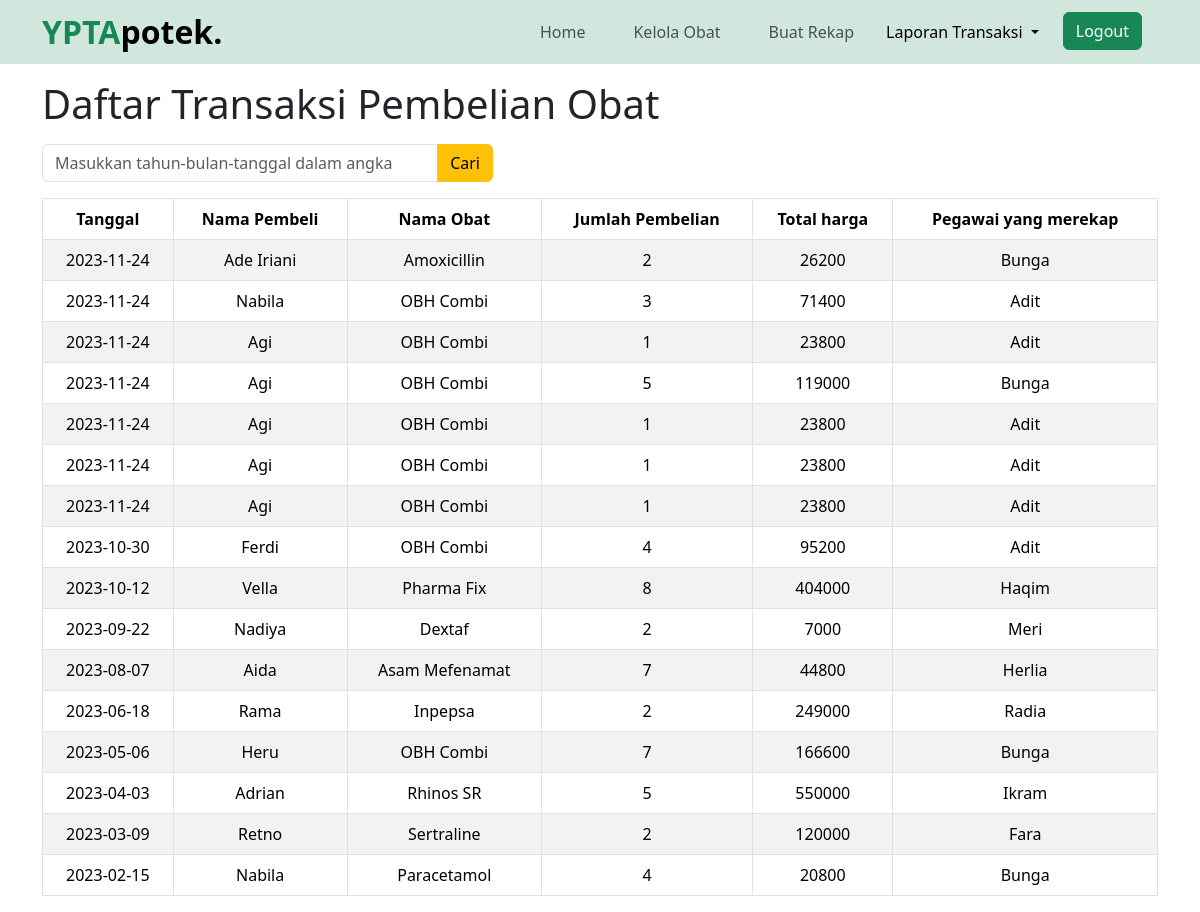
Screenshot of /beli.php (signed in) with the database file from the repository.
### tables this page shows
CREATE TABLE `beli` (
  `id_beli` int(11) NOT NULL,
  `tgl_beli` date NOT NULL,
  `jml_beli` int(11) NOT NULL,
  `id_obat` int(11) NOT NULL,
  `id_pembeli` int(11) NOT NULL,
  `id_pegawai` int(11) DEFAULT NULL
);

CREATE TABLE `pembeli` (
  `id_pembeli` int(11) NOT NULL,
  `nama_pembeli` varchar(30) DEFAULT NULL,
  `alamat` varchar(30) DEFAULT NULL,
  `no_telp` varchar(30) DEFAULT NULL
);

CREATE TABLE `obat` (
  `id_obat` int(11) NOT NULL,
  `nama_obat` varchar(30) DEFAULT NULL,
  `harga_obat` int(11) DEFAULT NULL,
  `stok_obat` int(11) DEFAULT NULL,
  `jenis_obat` varchar(30) DEFAULT NULL
);

CREATE TABLE `pegawai` (
  `id_pegawai` int(11) NOT NULL,
  `nama_pegawai` varchar(30) DEFAULT NULL,
  `no_telp` varchar(30) DEFAULT NULL
);

### functions.php (called while the page is built, shortened)
<?php
$conn = mysqli_connect("localhost", "root", "", "tubes");
function query($query)
{
    global $conn;
    $result = mysqli_query($conn, $query);
    $rows = [];
    while ($row = mysqli_fetch_assoc($result)) {
        $rows[] = $row;
    }
    return $rows;
}
function namaObat($id_obat)
{
    global $conn;
    $query = "SELECT obat.nama_obat
                FROM beli
                JOIN obat ON beli.id_obat = obat.id_obat
                WHERE beli.id_obat = $id_obat;
            ";
    $result = mysqli_query($conn, $query);
    $nama_obat = "";
    if ($result) {
        while ($row = mysqli_fetch_assoc($result)) {
            if ($row) {
                $nama_obat = $row['nama_obat'];
            }
        }
    } else {
        echo "Query error" . mysqli_error($conn);
    }
    return $nama_obat;
}
function namaPembeli($id_pembeli)
{
    global $conn;
    $query = "SELECT pembeli.nama_pembeli
                FROM beli
                JOIN pembeli ON beli.id_pembeli = pembeli.id_pembeli
                WHERE beli.id_pembeli = $id_pembeli;
            ";
    $result = mysqli_query($conn, $query);
    $nama_pembeli = "";
    if ($result) {
        while ($row = mysqli_fetch_assoc($result)) {
            if ($row) {
                $nama_pembeli = $row['nama_pembeli'];
            }
        }
    } else {
        echo "Query error" . mysqli_error($conn);
    }
    return $nama_pembeli;
}
function namaPegawai($id_pegawai)
{
    global $conn;
    $query = "SELECT pegawai.nama_pegawai
                FROM beli
                JOIN pegawai ON beli.id_pegawai = pegawai.id_pegawai
                WHERE beli.id_pegawai = $id_pegawai;
            ";
    $result = mysqli_query($conn, $query);
    $nama_pegawai = "";
    if ($result) {
        while ($row = mysqli_fetch_assoc($result)) {
            if ($row) {
                $nama_pegawai = $row['nama_pegawai'];
            }
        }
    } else {
        echo "Query error" . mysqli_error($conn);
    }
    return $nama_pegawai;
}
function totalHarga($id_obat, $jml_beli)
{
    global $conn;
    $query = "SELECT (beli.jml_beli * obat.harga_obat) AS total_harga
                FROM beli
                JOIN obat ON beli.id_obat = obat.id_obat
                WHERE beli.id_obat = $id_obat AND beli.jml_beli = $jml_beli;
            ";
    $result = mysqli_query($conn, $query);
    $total_harga = 0;
    if ($result) {
        $row = mysqli_fetch_assoc($result);
        if ($row) {
            $total_harga = $row['total_harga'];
        }
    } else {
        echo "Query error: " . mysqli_error($conn);
    }
    return $total_harga;
}

### beli.php (the view, shortened to what this page needs)
<?php
require 'functions.php';
$beli = query("SELECT * FROM beli ORDER BY tgl_beli DESC ");
?>
<!doctype html>
<html lang="en">
<head>
    <link href="https://cdn.jsdelivr.net/npm/bootstrap@5.3.2/dist/css/bootstrap.min.css" rel="stylesheet">
    <link rel="stylesheet" href="https://cdn.jsdelivr.net/npm/bootstrap-icons@1.11.1/font/bootstrap-icons.css">
</head>
<body>
    <nav class="navbar navbar-expand-lg navbar-light bg-success-subtle sticky-top">
        <div class="container">
            <a class="navbar-brand p-0 m-0 fs-2 fw-bold" href="#"><span class="text-success ">YPTA</span>potek.</a>
            <div class="collapse navbar-collapse" id="navbarNav">
                <ul class="navbar-nav ms-auto">
                    <li class="nav-item ps-3 pe-3">
                        <a class="nav-link " aria-current="page" href="index.php">Home</a>
                    </li>
                    <li class="nav-item ps-3 pe-3">
                        <a class="nav-link " href="obat.php">Kelola Obat</a>
                    </li>
                    <li class="nav-item ps-3 pe-3">
                        <a class="nav-link " href="rekap.php">Buat Rekap</a>
                    </li>
                    <li class="nav-item dropdown">
                        <a class="nav-link active dropdown-toggle" href="#" role="button" data-bs-toggle="dropdown" aria-expanded="false">
                            Laporan Transaksi
                        </a>
                    </li>
                    <li class="nav-item ps-3 pe-3">
                        <form action="logout_admin.php" method="post">
                            <button class="btn btn-success" type="submit" name="logout" onclick="return confirm('Keluar?');">Logout</button>
                        </form>
                    </li>
                </ul>
            </div>
        </div>
    </nav>
    <div class="container">
        <h1 class="mt-3 mb-3">Daftar Transaksi Pembelian Obat</h1>
        <div class="row">
            <div class="col-md-5">
                <form action="" method="post">
                    <div class="input-group mb-3">
                        <input type="text" name="keyword" class="form-control" placeholder="Masukkan tahun-bulan-tanggal dalam angka" autocomplete="off">
                        <button class="btn btn-warning" type="submit" name="cari">Cari</button>
                    </div>
                </form>
            </div>
        </div>
        <table class="table table-striped table-hover table-bordered text-center">
            <thead>
                <tr>
                    <th scope="col">Tanggal</th>
                    <th scope="col">Nama Pembeli</th>
                    <th scope="col">Nama Obat</th>
                    <th scope="col">Jumlah Pembelian</th>
                    <th scope="col">Total harga</th>
                    <th scope="col">Pegawai yang merekap</th>
                </tr>
            </thead>
            <tbody>
                <?php
                foreach ($beli as $b) : ?>
                    <?php
                    if ($b["id_pegawai"] !== null) {
                    ?>
                        <tr>
                            <td><?= $b["tgl_beli"]; ?></td>
                            <td><?= namaPembeli($b["id_pembeli"]); ?></td>
                            <td><?= namaObat($b["id_obat"]); ?></td>
                            <td><?= $b["jml_beli"]; ?></td>
                            <td><?= totalHarga($b["id_obat"], $b["jml_beli"]); ?></td>
                            <td><?= namaPegawai($b["id_pegawai"]); ?></td>
                        </tr>
                    <?php
                    }
                    ?>
                <?php endforeach; ?>
            </tbody>
        </table>
    </div>
</body>
</html>

### rows the page displays
beli: tgl_beli "2023-11-24", id_pembeli.nama_pembeli "Ade Iriani", id_obat.nama_obat "Amoxicillin", jml_beli "2", jml_beli "26200", id_pegawai.nama_pegawai "Bunga"
beli: tgl_beli "2023-11-24", id_pembeli.nama_pembeli "Nabila", id_obat.nama_obat "OBH Combi", jml_beli "3", jml_beli "71400", id_pegawai.nama_pegawai "Adit"
beli: tgl_beli "2023-11-24", id_pembeli.nama_pembeli "Agi", id_obat.nama_obat "OBH Combi", jml_beli "1", jml_beli "23800", id_pegawai.nama_pegawai "Adit"
beli: tgl_beli "2023-11-24", id_pembeli.nama_pembeli "Agi", id_obat.nama_obat "OBH Combi", jml_beli "5", jml_beli "119000", id_pegawai.nama_pegawai "Bunga"
beli: tgl_beli "2023-11-24", id_pembeli.nama_pembeli "Agi", id_obat.nama_obat "OBH Combi", jml_beli "1", jml_beli "23800", id_pegawai.nama_pegawai "Adit"
beli: tgl_beli "2023-11-24", id_pembeli.nama_pembeli "Agi", id_obat.nama_obat "OBH Combi", jml_beli "1", jml_beli "23800", id_pegawai.nama_pegawai "Adit"
beli: tgl_beli "2023-11-24", id_pembeli.nama_pembeli "Agi", id_obat.nama_obat "OBH Combi", jml_beli "1", jml_beli "23800", id_pegawai.nama_pegawai "Adit"
beli: tgl_beli "2023-10-30", id_pembeli.nama_pembeli "Ferdi", id_obat.nama_obat "OBH Combi", jml_beli "4", jml_beli "95200", id_pegawai.nama_pegawai "Adit"
beli: tgl_beli "2023-10-12", id_pembeli.nama_pembeli "Vella", id_obat.nama_obat "Pharma Fix", jml_beli "8", jml_beli "404000", id_pegawai.nama_pegawai "Haqim"
beli: tgl_beli "2023-09-22", id_pembeli.nama_pembeli "Nadiya", id_obat.nama_obat "Dextaf", jml_beli "2", jml_beli "7000", id_pegawai.nama_pegawai "Meri"
beli: tgl_beli "2023-08-07", id_pembeli.nama_pembeli "Aida", id_obat.nama_obat "Asam Mefenamat", jml_beli "7", jml_beli "44800", id_pegawai.nama_pegawai "Herlia"
beli: tgl_beli "2023-06-18", id_pembeli.nama_pembeli "Rama", id_obat.nama_obat "Inpepsa", jml_beli "2", jml_beli "249000", id_pegawai.nama_pegawai "Radia"
beli: tgl_beli "2023-05-06", id_pembeli.nama_pembeli "Heru", id_obat.nama_obat "OBH Combi", jml_beli "7", jml_beli "166600", id_pegawai.nama_pegawai "Bunga"
beli: tgl_beli "2023-04-03", id_pembeli.nama_pembeli "Adrian", id_obat.nama_obat "Rhinos SR", jml_beli "5", jml_beli "550000", id_pegawai.nama_pegawai "Ikram"
beli: tgl_beli "2023-03-09", id_pembeli.nama_pembeli "Retno", id_obat.nama_obat "Sertraline", jml_beli "2", jml_beli "120000", id_pegawai.nama_pegawai "Fara"
beli: tgl_beli "2023-02-15", id_pembeli.nama_pembeli "Nabila", id_obat.nama_obat "Paracetamol", jml_beli "4", jml_beli "20800", id_pegawai.nama_pegawai "Bunga"
